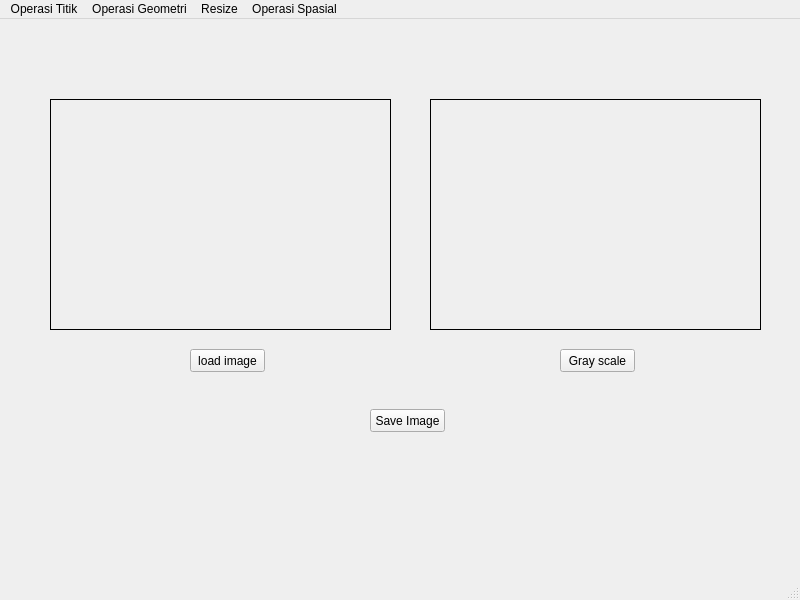
<?xml version="1.0" encoding="UTF-8"?>
<ui version="4.0">
 <class>MainWindow</class>
 <widget class="QMainWindow" name="MainWindow">
  <property name="geometry">
   <rect>
    <x>0</x>
    <y>0</y>
    <width>800</width>
    <height>600</height>
   </rect>
  </property>
  <property name="windowTitle">
   <string>MainWindow</string>
  </property>
  <widget class="QWidget" name="centralwidget">
   <widget class="QLabel" name="imgLabel">
    <property name="geometry">
     <rect>
      <x>50</x>
      <y>80</y>
      <width>341</width>
      <height>231</height>
     </rect>
    </property>
    <property name="frameShape">
     <enum>QFrame::Box</enum>
    </property>
    <property name="text">
     <string/>
    </property>
   </widget>
   <widget class="QPushButton" name="loadButton">
    <property name="geometry">
     <rect>
      <x>190</x>
      <y>330</y>
      <width>75</width>
      <height>23</height>
     </rect>
    </property>
    <property name="text">
     <string>load image</string>
    </property>
   </widget>
   <widget class="QPushButton" name="saveButton">
    <property name="geometry">
     <rect>
      <x>370</x>
      <y>390</y>
      <width>75</width>
      <height>23</height>
     </rect>
    </property>
    <property name="text">
     <string>Save Image</string>
    </property>
   </widget>
   <widget class="QPushButton" name="grayButton">
    <property name="geometry">
     <rect>
      <x>560</x>
      <y>330</y>
      <width>75</width>
      <height>23</height>
     </rect>
    </property>
    <property name="text">
     <string>Gray scale</string>
    </property>
   </widget>
   <widget class="QLabel" name="hasilLabel">
    <property name="geometry">
     <rect>
      <x>430</x>
      <y>80</y>
      <width>331</width>
      <height>231</height>
     </rect>
    </property>
    <property name="frameShape">
     <enum>QFrame::Box</enum>
    </property>
    <property name="text">
     <string/>
    </property>
   </widget>
  </widget>
  <widget class="QMenuBar" name="menubar">
   <property name="geometry">
    <rect>
     <x>0</x>
     <y>0</y>
     <width>800</width>
     <height>21</height>
    </rect>
   </property>
   <widget class="QMenu" name="menuOperasi_Titik">
    <property name="title">
     <string>Operasi Titik</string>
    </property>
    <addaction name="actionBrightness"/>
    <addaction name="actionSimple_Contrast"/>
    <addaction name="actionContrast_Stretching"/>
    <addaction name="actionNegative_Image"/>
    <addaction name="actionBiner_Image"/>
    <addaction name="actionGray_Histogram"/>
    <addaction name="actionRGB_Histogram"/>
    <addaction name="actionEqual_Histogram"/>
   </widget>
   <widget class="QMenu" name="menuOperasi_Geometri">
    <property name="title">
     <string>Operasi Geometri</string>
    </property>
    <widget class="QMenu" name="menuMenu_Rotasi">
     <property name="title">
      <string>Menu Rotasi</string>
     </property>
     <addaction name="actionRotasi_Minus_45"/>
     <addaction name="actionRotasi_45"/>
     <addaction name="actionRotasi_Minus_90"/>
     <addaction name="actionRotasi_90"/>
     <addaction name="actionRotasi_180"/>
    </widget>
    <addaction name="actionTranslasi"/>
    <addaction name="menuMenu_Rotasi"/>
   </widget>
   <widget class="QMenu" name="menuResize">
    <property name="title">
     <string>Resize</string>
    </property>
    <addaction name="actionZoom_In"/>
    <addaction name="actionZoom_Out"/>
    <addaction name="actionSkewed_Image"/>
    <addaction name="actionCrop"/>
   </widget>
   <widget class="QMenu" name="menuOperasi_Spasial">
    <property name="title">
     <string>Operasi Spasial</string>
    </property>
    <widget class="QMenu" name="menuDeteksi_Tepi">
     <property name="title">
      <string>Deteksi Tepi</string>
     </property>
     <addaction name="actionSobel"/>
     <addaction name="actionCanny"/>
    </widget>
    <widget class="QMenu" name="menuMorfologi">
     <property name="title">
      <string>Morfologi</string>
     </property>
     <addaction name="actionDilasi"/>
     <addaction name="actionErosi"/>
     <addaction name="actionOpening"/>
     <addaction name="actionClosing"/>
    </widget>
    <addaction name="actionFilter"/>
    <addaction name="actionKonfulusi"/>
    <addaction name="actionSharpening_Image"/>
    <addaction name="actionMax_Filter"/>
    <addaction name="menuDeteksi_Tepi"/>
    <addaction name="menuMorfologi"/>
   </widget>
   <addaction name="menuOperasi_Titik"/>
   <addaction name="menuOperasi_Geometri"/>
   <addaction name="menuResize"/>
   <addaction name="menuOperasi_Spasial"/>
  </widget>
  <widget class="QStatusBar" name="statusbar"/>
  <action name="actionBrightness">
   <property name="text">
    <string>Brightness</string>
   </property>
  </action>
  <action name="actionSimple_Contrast">
   <property name="text">
    <string>Simple Contrast</string>
   </property>
  </action>
  <action name="actionContrast_Stretching">
   <property name="text">
    <string>Contrast Stretching</string>
   </property>
  </action>
  <action name="actionNegative_Image">
   <property name="text">
    <string>Negative Image</string>
   </property>
  </action>
  <action name="actionBiner_Image">
   <property name="text">
    <string>Biner Image</string>
   </property>
  </action>
  <action name="actionGray_Histogram">
   <property name="text">
    <string>Histogram Grayscale</string>
   </property>
  </action>
  <action name="actionRGB_Histogram">
   <property name="text">
    <string>Histogram RGB</string>
   </property>
  </action>
  <action name="actionEqual_Histogram">
   <property name="text">
    <string>Histogram Equalization</string>
   </property>
  </action>
  <action name="actionTranslasi">
   <property name="text">
    <string>Translasi</string>
   </property>
  </action>
  <action name="actionRotasi_Minus_45">
   <property name="text">
    <string>-45 derajat</string>
   </property>
  </action>
  <action name="actionRotasi_45">
   <property name="text">
    <string>45 derajat</string>
   </property>
  </action>
  <action name="actionRotasi_Minus_90">
   <property name="text">
    <string>-90 derajat</string>
   </property>
  </action>
  <action name="actionRotasi_90">
   <property name="text">
    <string>90 derajat</string>
   </property>
  </action>
  <action name="actionRotasi_180">
   <property name="text">
    <string>180 derajat</string>
   </property>
  </action>
  <action name="actionZoom_In">
   <property name="text">
    <string>Zoom In</string>
   </property>
  </action>
  <action name="actionZoom_Out">
   <property name="text">
    <string>Zoom Out</string>
   </property>
  </action>
  <action name="actionSkewed_Image">
   <property name="text">
    <string>Skewed Image</string>
   </property>
  </action>
  <action name="actionCrop">
   <property name="text">
    <string>Crop</string>
   </property>
  </action>
  <action name="actionFilter">
   <property name="text">
    <string>Filtering</string>
   </property>
  </action>
  <action name="actionKonfulusi">
   <property name="text">
    <string>Konfulusi</string>
   </property>
  </action>
  <action name="actionSharpening_Image">
   <property name="text">
    <string>Sharpening Image</string>
   </property>
  </action>
  <action name="actionMax_Filter">
   <property name="text">
    <string>Max Filter</string>
   </property>
  </action>
  <action name="actionSobel">
   <property name="text">
    <string>Sobel</string>
   </property>
  </action>
  <action name="actionCanny">
   <property name="text">
    <string>Canny</string>
   </property>
  </action>
  <action name="actionDilasi">
   <property name="text">
    <string>Dilasi</string>
   </property>
  </action>
  <action name="actionErosi">
   <property name="text">
    <string>Erosi</string>
   </property>
  </action>
  <action name="actionOpening">
   <property name="text">
    <string>Opening</string>
   </property>
  </action>
  <action name="actionClosing">
   <property name="text">
    <string>Closing</string>
   </property>
  </action>
 </widget>
 <resources/>
 <connections/>
</ui>
